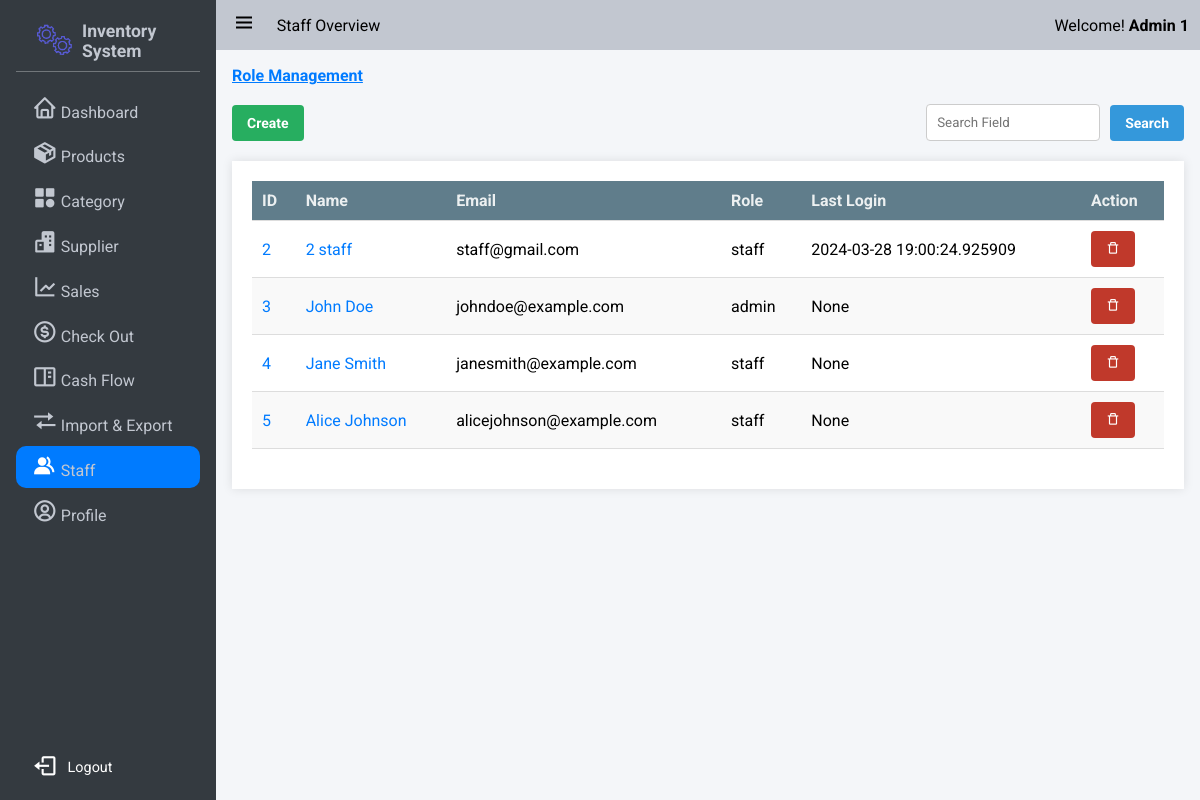
/staff/search (signed in), run on the app's committed database.
### app/models/user.py (models this page shows, shortened)
class Role(db.Model):
    __tablename__ = 'roles'
    id = db.Column(db.Integer(), primary_key=True)
    name = db.Column(db.String(50), unique=True)

class User(UserMixin,db.Model):
    __tablename__ = 'users'
    id = db.Column(db.Integer, primary_key=True)
    StaffID = db.Column(db.String,unique = True)
    First_Name = db.Column(db.String(100, collation='NOCASE'), nullable=False, server_default='')
    Last_Name = db.Column(db.String(100, collation='NOCASE'), nullable=False, server_default='')
    Email = db.Column(db.String(50), unique=True, nullable=False)
    Password = db.Column(db.String(80), nullable=False)
    pins = db.Column(db.Integer)
    roles = db.relationship('Role', secondary='user_roles')
    active = db.Column('is_active', db.Boolean(), nullable=False, server_default='1')
    Email_Confirmed_At = db.Column(db.DateTime())
    Last_Login = db.Column(db.DateTime())

### app/user/routes.py (the view)
@bp.route('/search')
@login_required
def search_staff():
    keyword = request.args.get('q','')
    staffs = User.query.filter(db.or_(User.StaffID.ilike(f'%{keyword}%'), User.Last_Name.ilike(f'%{keyword}%'),User.First_Name.ilike(f'%{keyword}%'))).all()
    return render_template('admin/staff_management.html', staffs=staffs)

### app/auth.py (called while the page is built)
@login_manager.user_loader
def load_user(user_id):
    return User.query.get(int(user_id))

### app/templates/admin/staff_management.html (shortened to what this page needs)
{% extends 'base.html' %}
{% block nav_title %} Staff Overview {% endblock %}
{% block css_style %}
    <link rel="stylesheet" href="{{url_for('static',filename='css/flex.css')}}">
    <link rel="stylesheet" href="{{url_for('static',filename='css/grid.css')}}">
    <link rel="stylesheet" href="{{url_for('static',filename='css/table.css')}}">
    <link rel="stylesheet" href="{{url_for('static',filename='css/form.css')}}">
    <link rel="stylesheet" href="{{url_for('static',filename='css/modal.css')}}">
{% endblock %}
{% block nav_staff %}active{% endblock %}
{% block content %}
<a href="{{url_for('main.role_management')}}"><b style="text-decoration: underline;">Role Management</b></a><br><br>
<div class="flex flex-between-center">
    <a href="{{url_for('user.create_staff')}}" class="button success">Create</a>
    <form action="{{url_for('user.search_staff')}}" method="get" class="flex flex-start-center">
        <input type="text" name="search" style="display: inline-block; margin: 0 10px 0 0;" placeholder="Search Field" required>
        <button type="submit" class="button primary">Search</button>
    </form>
</div>
<div class="table-container maxheight-800 scrollable">
    <table >
        <thead>
            <tr>
                <th>ID</th>
                <th>Name</th>
                <th>Email</th>
                <th>Role</th>
                <th>Last Login</th>
                {% for role in current_user.roles if role.name == 'admin' %}<th>Action</th>{% endfor %}
            </tr>
        </thead>
        <tbody>
            {% for staff in staffs if not staff == current_user %}
            <tr>
                <td>
                    <span><a href="{{url_for('user.get_staff',id = staff.id)}}">{{ staff.id}}</a></span>
                </td>
                <td>
                    <span><a href="{{url_for('user.get_staff',id = staff.id)}}">{{ staff.First_Name + ' ' + staff.Last_Name}}</a></span>
                </td>
                <td>
                    <span>{{ staff.Email}}</span>
                </td>
                <td>
                    {% for role in staff.roles %}
                    {{role.name}}
                    {% endfor %}
                </td>
                <td>
                    {{ staff.Last_Login}}
                </td>
                {% for role in current_user.roles if role.name == 'admin' %}
                <td>
                <form method="POST" action="{{ url_for('user.delete_staff', id=staff.id) }}" style="display: inline-block;">
                    <button id="delete" type="submit" class="button error" onclick="return confirm('Are you sure you want to delete this item?')"><i class='bx bx-trash-alt'></i></button>
                </form>
                </td>
                {% endfor %}
            </tr>
            {% endfor %}
        </tbody>
    </table>
</div>
{% endblock %}

### app/templates/base.html (shortened to what this page needs)
<!DOCTYPE html>
<html lang="en">
<head>
    <link rel="stylesheet" href="{{url_for('static',filename='css/button.css')}}">
    <link rel="stylesheet" href="{{url_for('static',filename='css/style.css')}}">
    <link rel="stylesheet" href="{{url_for('static',filename='css/responsive.css')}}">
    <link rel="stylesheet" href="{{url_for('static',filename='css/cards.css')}}">
    <link rel="stylesheet" href="{{url_for('static',filename='css/preloader.css')}}">
    <link href='https://unpkg.com/boxicons@2.1.4/css/boxicons.min.css' rel='stylesheet'>
    {% block css_style %}
    {% endblock %}
</head>
<body>
    <div class="wrapper">
        <aside class="opened" id="aside">
            <div class="sidebar">
                <div class="brand-items">
                    <div class="brand-logo">
                        <img src="{{url_for('static',filename='/img/gear-loader.gif')}}" alt="" class="brand-img">
                        <h3>Inventory System</h3>
                    </div>
                </div>
                <div class="menu-bar">
                    <div class="menu">
                        <ul class="menu-links">
                            <li class="menu-link {% block nav_dashboard %}{% endblock %}"><i class='nav-icon bx bx-home'></i><a href="{{ url_for('dashboard') }}">Dashboard</a></li>
                            <li class="menu-link {% block nav_inventory %}{% endblock %}"><i class='nav-icon bx bxs-package'></i><a href="{{ url_for('product.index') }}">Products</a></li>
                            <li class="menu-link {% block nav_category %}{% endblock %}"><i class='nav-icon bx bxs-category' ></i><a href="{{ url_for('category.index') }}">Category</a></li>
                            <li class="menu-link {% block nav_supplier %}{% endblock %}"><i class='nav-icon bx bxs-buildings' ></i><a href="{{ url_for('supplier.index') }}">Supplier</a></li>
                            <li class="menu-link {% block nav_report %}{% endblock %}"><i class='nav-icon bx bx-line-chart' ></i><a href="{{ url_for('sale.sales_index') }}">Sales</a></li>
                            <li class="menu-link {% block nav_checkout %}{% endblock %}"><i class='nav-icon bx bx-dollar-circle' ></i><a href="{{ url_for('sale.show_checkout_page') }}">Check Out</a></li>
                            <li class="menu-link {% block nav_cashflow %}{% endblock %}"><i class='nav-icon bx bx-book-content'></i><a href="{{url_for('cashflow.index')}}">Cash Flow</a></li>
                            <li class="menu-link {% block nav_ImExport %}{% endblock %}"><i class='nav-icon bx bx-transfer'></i><a href="{{url_for('main.imexport_overview')}}">Import & Export</a></li>
                            {% for role in current_user.roles if role.name == 'admin' %}
                                <li class="menu-link {% block nav_staff %}{% endblock %}"><i class='nav-icon bx bxs-group' ></i><a href="{{ url_for('user.index') }}">Staff</a></li>
                            {% endfor %}
                            <li class="menu-link {% block nav_profile %}{% endblock %}"><i class='nav-icon bx bx-user-circle'></i><a href="{{url_for('user.get_staff',id=current_user.id)}}">Profile</a></li>
                        </ul>
                    </div>
                    <div class="bottom-content logout">
                        <div class="flex" style="color: #fff !important;">
                            <i class='bx bx-log-out'></i><a style="color: #fff !important;" href="{{url_for('auth.logout')}}" onclick="return confirm('Log out immediately?')">Logout</a>
                        </div>
                    </div>
                </div>
            </div>
        </aside>
       <div class="main">
            <header class="main-header">
                <div class="left-nav">
                    <div class="menu-burger">
                        <i class='bx bx-menu '></i>
                    </div>
                    <p>{% block nav_title %}{% endblock %}</p>
                </div>
                <div class="right-nav flex flex-center-center">
                    <span>Welcome! <b>{{current_user.Last_Name + ' ' + current_user.First_Name}}</b></span>
                </div>
            </header>
            <div class="main-container">
                    {% block content %} {% endblock %}
            </div>
        </div>
    </div>
    </body>
    </html>

### app/static/css/button.css (style rules this page uses)
:root { --primary-color: #3498db; --secondary-color: #2ecc71; --accent-color: #e74c3c; --background-color: #ecf0f1; --link-color: #2980b9; --border-color: #bdc3c7; --success-color: #27ae60; --warning-color: #f39c12; --error-color: #c0392b; --info-color: #3498db; --dark-color: #34495e; --light-color: #ecf0f1; --gray-color: #7f8c8d; --purple-color: #9b59b6; --pink-color: #e91e63; --teal-color: #009688; --orange-color: #e67e22; --brown-color: #795548; --cyan-color: #00bcd4; --indigo-color: #3f51b5; --lime-color: #cddc39; --amber-color: #ffc107; --deep-purple-color: #673ab7; --deep-orange-color: #ff5722; --light-green-color: #8bc34a; --blue-gray-color: #607d8b; --yellow-color: #ffeb3b; }
.button { display: inline-block; padding: 10px 15px; font-size: 14px; font-weight: bold; text-align: center; text-decoration: none; color: #fff; border: none; border-radius: 4px; cursor: pointer; transition: background-color 0.3s ease; }
.primary { background-color: var(--primary-color); color: #fff; }
.success { background-color: var(--success-color); color: #fff; }
.error { background-color: var(--error-color); color: #fff; }

### app/static/css/style.css (style rules this page uses)
:root { --text-color:#212529; --text-color-grey:#c2c7d0; --text-color-dark-grey:#898989; --main-color:#007bff; --main-color-hover:#228dff; --second-color:; --second-color-hover:; --white-color:#fff; --bg-color-dark:#343a40; --bg-color-second-light:#dee2e6; --bg-color-light:#f4f6f9; --toggle-color:#ddd; --red-color:#dc3545; --dark-yellow-color:#ffc107; --yellow-color:#ffc107; --sidebar-width:18%; }
* { font-family: 'Roboto', sans-serif; margin: 0; padding: 0; box-sizing: border-box; scrollbar-width: none; }
a { text-decoration: none; color: var(--main-color); }
ul,li { list-style: none; }
img { width: 100%; object-fit: cover; }
body { width: 100vw; height: 100vh; background: #e9ecef; position: relative; }
.wrapper { height: 100vh; width: 100vw; display: flex; overflow: hidden; }
input { padding: 10px; box-sizing: border-box; border: 1px solid #ccc; border-radius: 4px; }
aside { position: relative; width: 15px; height: 100vh; background: var(--bg-color-dark); transition: margin-left .3s ease-in-out .3s ease-in-out; overflow-x: hidden; overflow-y: hidden; z-index: 999; color: var(--text-color-grey); transition:width 0.3s linear; }
aside.opened { width: var(--sidebar-width); }
.sidebar { padding: 0.625rem 1rem; height: 100%; }
.sidebar li { margin-bottom: .2rem; padding: .5rem 1rem; align-items: flex-end; display: flex; border-radius: 10px; }
.brand-items { display: flex; align-items: center; justify-content: space-between; padding: 0.5rem 1rem; border-bottom: rgba(255, 255, 255, 0.3) 1px solid ; }
.brand-items img { width: 50px; object-fit: cover; padding: 0 5px 0 0; }
.brand-logo { display: flex; align-items: center; }
.brand-logo h3 { font-size: 1.1rem; }
.menu-bar { height: calc(100% - 4rem); display: flex; flex-direction: column; justify-content: space-between; }
.menu-links { margin-top: 1rem; }
.menu-link.active { background: var(--main-color); color: var(--white-color); transition: .05s ease-in-out .03s; }
.menu-link .nav-icon { text-align: center; margin-right: .2rem; font-size: 1.6rem; width: 1.6rem; }
.menu-link a { color: var(--text-color-grey); }
.bottom-content { display: flex; align-items: center; justify-content: space-between; flex-wrap: nowrap; padding: .2em 1em; font-size: 0.9rem; }
.bottom-content i { font-size: 1.6rem; margin-right: 10px; }
.bottom-content div { display: flex; align-items: center; }
.main { width: calc(100% - var(--sidebar-width)); height: 100%; background: var(--bg-color-light); transition: width .3s ease-in; }
.main-header { position: relative; padding: .7rem .7rem; display: flex; justify-content: space-between; background: var(--text-color-grey); }
.left-nav { display: flex; align-items: center; }
.menu-burger { font-size: 1.8rem; }
.left-nav .menu-burger { padding: 0 0.3rem; margin-right: 1rem; font-size: 1.5rem; cursor: pointer; }
.main-container { padding: 1rem 1rem 4rem 1rem; overflow: scroll; height: 100%; }

### app/static/css/flex.css (style rules this page uses)
.flex { display: flex; }
.flex-start-center { justify-content: flex-start; align-items: center; }
.flex-center-center { justify-content: center; align-items: center; }
.flex-between-center { justify-content: space-between; align-items: center; }

### app/templates/base.html (style rules this page uses)
.logout { padding: .5rem 1rem }

### data on the page
Role: name "admin"
User: Last_Name+First_Name "Admin 1"
User: id "2", First_Name+Last_Name "2 staff", Email "staff@gmail.com", Last_Login "2024-03-28 19:00:24.925909"
Role: name "staff"
User: id "3", First_Name+Last_Name "John Doe", Email "johndoe@example.com", Last_Login "None"
User: id "4", First_Name+Last_Name "Jane Smith", Email "janesmith@example.com", Last_Login "None"
User: id "5", First_Name+Last_Name "Alice Johnson", Email "alicejohnson@example.com", Last_Login "None"
